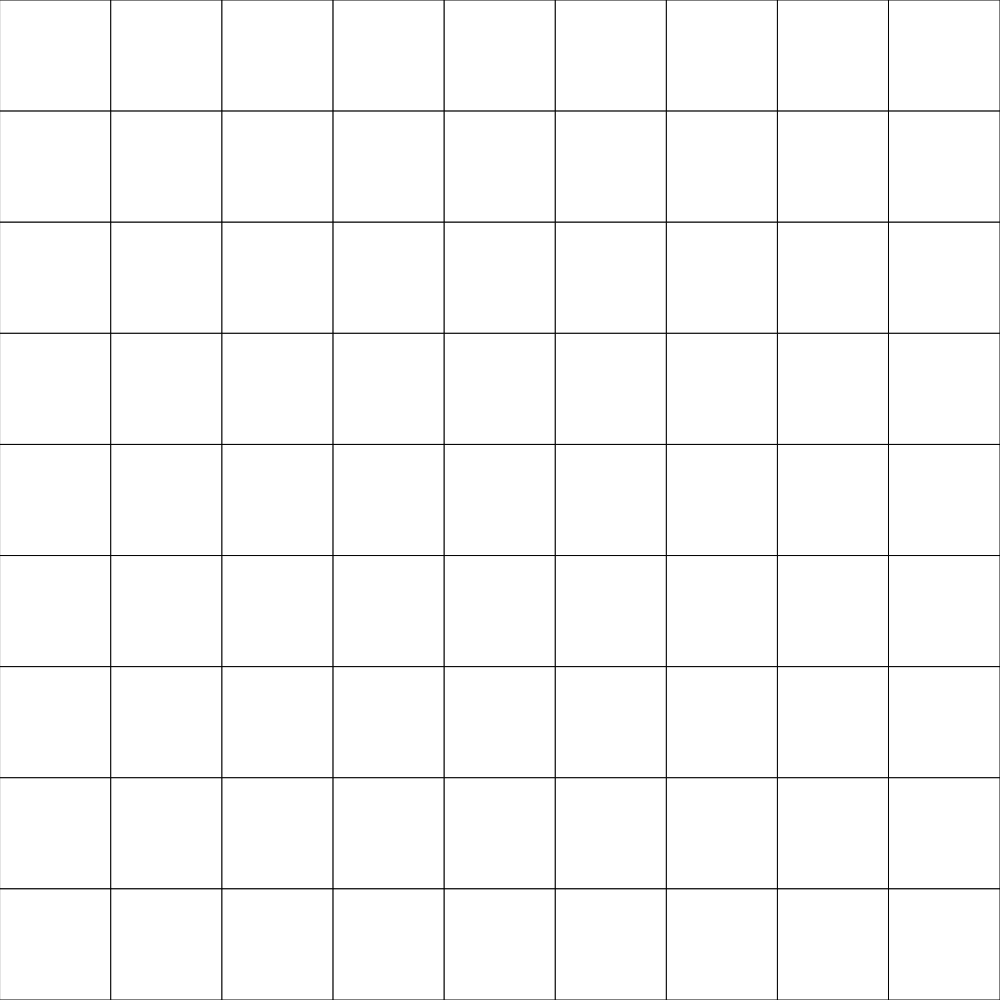
Frame 1 (no input)
Frame 60 (no input): identical to frame 1, image omitted
Frame 120 (the mouse pressed at the canvas centre since frame 60): identical to frame 1, image omitted

The p5.js sketch that drew this single still picture (run headless with seeded random() and noise() and a simulated clock; from frame 60 on, the mouse is pressed at the canvas centre):

// p5.js sketch
// ── sketch.js
// First Demo
// Your Name
// Date
//
// Extra for Experts:
// - describe what you did to take this project "above and beyond"

let initialGrid = [
  [2, 0, 5, 0, 0, 7, 0, 0, 6],
  [4, 0, 0, 9, 6, 0, 0, 2, 0],
  [0, 0, 0, 0, 8, 0, 0, 4 ,5],
  [9, 8, 0, 0, 7, 4, 0, 0, 0],
  [5, 7, 0, 8, 0, 2, 0, 6, 9],
  [0, 0, 0, 6, 3, 0, 0, 5, 7],
  [7, 5, 0, 0, 2, 0, 0, 0, 0],
  [0, 6, 0, 0, 5, 1, 0, 0, 2],
  [3, 0, 0, 4, 0, 0, 5, 0, 8],
];

let gridDimensions = 9;
let cellSize;
let grid;

function setup() {
  if (windowWidth < windowHeight) {
    createCanvas(windowWidth, windowHeight);
  }
  else {
    createCanvas(windowHeight, windowHeight);
  }
  
  cellSize = width/gridDimensions;//error
  grid = initialGrid;
}

function draw() {
  background(220);
  displayGrid();
}

function displayGrid() {
  for (let y = 0; y<gridDimensions; y++) {
    for (let x = 0; x<gridDimensions; x++) {
      fill("white");
      strokeWeight(1);
      rect(x*cellSize, y*cellSize, cellSize, cellSize);

      //show the number 
      // if (grid[y][x] !== 0) {
      //   fill("black");
      //   textSize(cellSize*0.75);
      //   textAlign(CENTER, CENTER);
      //   text(grid[y][x], x*cellSize + cellSize/2, y*cellSize + cellSize/2);
      // }
    } 
    // drawCageLines();
  }
}

//checkout why it didn't work without this code
function drawCageLines() {
  strokeWeight(4);
  for (let location = 0; location <= 9; location += 3) {
    line(0, cellSize * location, width, cellSize* location);
    line(cellSize * location, 0, cellSize*location, height);  
  }
}
